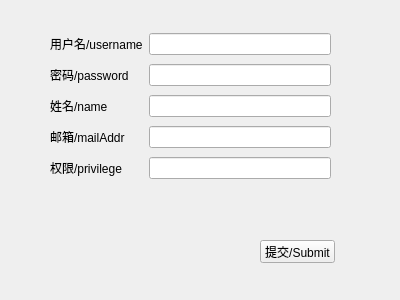
<?xml version="1.0" encoding="UTF-8"?>
<ui version="4.0">
 <class>AddUser</class>
 <widget class="QWidget" name="AddUser">
  <property name="geometry">
   <rect>
    <x>0</x>
    <y>0</y>
    <width>400</width>
    <height>300</height>
   </rect>
  </property>
  <property name="windowTitle">
   <string>添加用户 Add User</string>
  </property>
  <widget class="QWidget" name="gridLayoutWidget">
   <property name="geometry">
    <rect>
     <x>50</x>
     <y>30</y>
     <width>281</width>
     <height>152</height>
    </rect>
   </property>
   <layout class="QGridLayout" name="gridLayout">
    <item row="1" column="0">
     <widget class="QLabel" name="label_2_p">
      <property name="text">
       <string>密码/password</string>
      </property>
     </widget>
    </item>
    <item row="0" column="1">
     <widget class="QLineEdit" name="lineEdit_1_u"/>
    </item>
    <item row="1" column="1">
     <widget class="QLineEdit" name="lineEdit_2_p"/>
    </item>
    <item row="2" column="1">
     <widget class="QLineEdit" name="lineEdit_3_n"/>
    </item>
    <item row="3" column="1">
     <widget class="QLineEdit" name="lineEdit_4_m"/>
    </item>
    <item row="4" column="1">
     <widget class="QLineEdit" name="lineEdit_5_g"/>
    </item>
    <item row="4" column="0">
     <widget class="QLabel" name="label_5_g">
      <property name="text">
       <string>权限/privilege</string>
      </property>
     </widget>
    </item>
    <item row="3" column="0">
     <widget class="QLabel" name="label_4_m">
      <property name="text">
       <string>邮箱/mailAddr</string>
      </property>
     </widget>
    </item>
    <item row="0" column="0">
     <widget class="QLabel" name="label_1_u">
      <property name="text">
       <string>用户名/username</string>
      </property>
     </widget>
    </item>
    <item row="2" column="0">
     <widget class="QLabel" name="label_3_n">
      <property name="text">
       <string>姓名/name</string>
      </property>
     </widget>
    </item>
   </layout>
  </widget>
  <widget class="QPushButton" name="do_add_user">
   <property name="geometry">
    <rect>
     <x>260</x>
     <y>240</y>
     <width>75</width>
     <height>23</height>
    </rect>
   </property>
   <property name="text">
    <string>提交/Submit</string>
   </property>
  </widget>
 </widget>
 <resources/>
 <connections/>
</ui>
